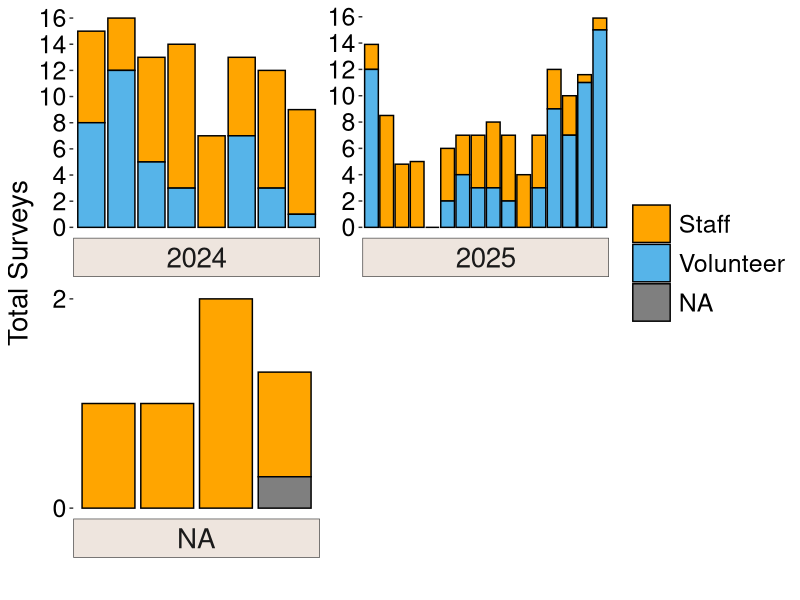
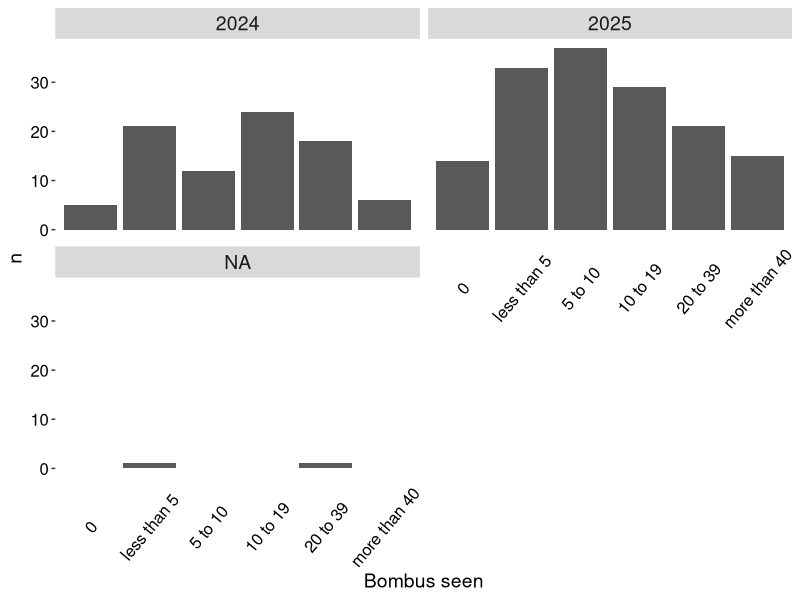

These charts were generated, in order, by the following R code:
# Nest Quest Survey123 Survey Data # SD start Oct 28 2025


#load packages
library(tidyverse) #dplyr package
library(lubridate)

#load data
surveys <- read.csv('quest_survey123_data.csv', header = T, na.strings = c("","NA"))
sites <- read.csv('nest_survey_site_data.csv')
all_nests <- read.csv('nest_discovery.csv')

# a little cleaning
surveys_no_flower <- surveys %>% # removing rows with flower data for now. Just to focus on bees mainly
  select(., -c(Currently.blooming.plant..incl..trees.and.shrubs..and...of.area.covered.:Currently.blooming.plant..incl..trees.and.shrubs..and...of.area.covered..9))


surveys_no_flower <- surveys_no_flower %>% # changing names of giant column names
  rename(bloom_area = How.much.of.the.area.is.covered.in.currently.blooming.flowers.,
         bombus_obs = How.many.times.did.you.see.bumble.bees.during.your.survey.,
         AQI = What.is.air.quality.index..Visit.https...www.airnow.gov.,
         volunteer_hours = How.many.hours.did.you.spend.volunteering..including.preparation.and.driving.time..Enter.as.a.decimal.number.to.the.closest.15.minutes..i.e..1.75.for.one.hour.and.45.minutes,
         observer1 = Primary.observer,
         observer2 = Secondary.observer)

table(surveys_no_flower$site) # check sites
surveys_no_flower <- surveys_no_flower %>% # removing invalid rows based on site
  filter(., site != c("Crow hassan", "Hyand queen search", "Queen searching Hyland")) # for some reason this needs to run twice to work?

surveys_no_flower$year <-as.character(surveys_no_flower$year)

# replacing site values so all match
surveys_no_flower$site[surveys_no_flower$site == "Hp1"] <- 'hp1' 
surveys_no_flower$site[surveys_no_flower$site == 'LH_eq2'] <- 'lh_eq2'
surveys_no_flower$site[surveys_no_flower$site == 'HP_sled'] <- 'hp_sled'
table(surveys_no_flower$site) #check

# cleaning  primary observer names. They are all over the place!
table(surveys_no_flower$observer1)
surveys_no_flower <- surveys_no_flower %>% 
  mutate(observer1 = case_when(startsWith(observer1, "Clara") ~ "Clara Costello",
                               startsWith(observer1, "Elaine") ~ "Elaine Evans",
                               startsWith(observer1, 'Fern') ~ "Fern LaBry",
                               startsWith(observer1, 'Alex') ~ "Alex Swartz",
                               startsWith(observer1, 'Dawn') ~ "Dawn Peterson",
                               startsWith(observer1, 'Hanych') ~ "Emily Hanych",
                               startsWith(observer1, 'Janet') ~ "Janet Orange",
                               startsWith(observer1, 'Paul') ~ "Paul Richtman", #two pauls, one without a last name. assuming it's the same person.
                               startsWith(observer1, 'Renee') ~ "Renee Rademacher",
                               grepl('Tam', observer1) ~ "Tamara Smith",
                               grepl('ayden', observer1) ~ 'Jayden Peterson',
                               startsWith(observer1, "Elise") ~ "Elise Bernstein",
                               startsWith(observer1, "Tom") ~ "Tom Patterson",
                               .default = as.character(observer1)))

table(surveys_no_flower$observer1) #check. looks good to me

# cleaning survey_count data. 
table(surveys_no_flower$survey_count) # there are inconsistent values for repeating 0.3.
surveys_no_flower <- surveys_no_flower %>% 
  mutate(survey_count = case_when(startsWith(as.character(survey_count), "0.3") ~ "0.3", 
                                  .default = as.character(survey_count)))
table(surveys_no_flower$survey_count)

# How many nests at each site/plot?
all_nests <- all_nests %>% 
  filter(., site != c("")) %>% 
  mutate( separate(., col = "date", into = c("month","day","year"),  sep = "/"))

nests <- all_nests %>% 
  group_by(site) %>% 
  count(., .drop = FALSE) %>% 
  rename(total_nests = n) 

sites <- right_join(nests, sites) 
sites <- sites %>%  mutate(total_nests = ifelse(is.na(total_nests), 0, total_nests))

#total_nests <- sum(nests$total_nests)


### How many surveys for each site/plot?

site_summary <- surveys_no_flower %>% 
  group_by(site, 
          Volunteer_or_staff, 
           year) %>% # organize surveys by site, year, and volunteer/staff
  summarize(total_survey_sum = format(round(sum(as.numeric(survey_count), na.rm = TRUE), digits = 4)), # survey totals
            total_unique_observers = n_distinct(observer1, na.rm = TRUE), .groups ="drop") # total unique surveyors for each plot. 
site_summary$total_survey_sum <- as.numeric(site_summary$total_survey_sum)

#site_summary <- site_summary %>% 
 # complete(., site, Volunteer_or_staff, year, fill = list(Volunteer_or_staff = 'volunteer')) %>% 
#  mutate(., total_survey_sum = ifelse(is.na(total_survey_sum), 0, total_survey_sum))
  #drop_na(total_unique_observers)

site_summary2 <- full_join(nests, site_summary) # note that total_nests column does not represent nests differentiated by surveyor type
site_summary2 <- site_summary2 %>% mutate(total_nests = ifelse(is.na(total_nests), 0, total_nests)) #NA's in nest column to 0
site_summary2 <- site_summary2 %>% filter(., site != "crow_gc")

## Code I was trying to do to get labels above bars. Did not work. 
#plot_labels <- site_summary2 %>% distinct(site) 

#plot_labels %>% mutate(nest = if_else(site_summary2$total_nests > 1, 'yes', 'no'))

#df <- data.frame(site = distinct(site_summary2, site),
            #     nest = c('yes', 'yes', 'yes','yes', ' yes','yes', 'yes', 'yes' ,'no', 'no', 'no', 'no', 'no', 'no', 'no', 'no', 'no'),
             #    x = c())

site_summary2

##### Plotting Survey amounts by year, and filled with volunteer or staff surveys.
#png("total_NQ_surveys_bar_no_hline.png", units="in", width=12, height=10, res=1200)
site_summary2 %>% 
  ggplot(aes(y = -desc(total_survey_sum), x = site, fill = Volunteer_or_staff, label = total_nests)) + # defining x and y values. 'fill' is how to get the groupings based on a column. 
  geom_bar(stat = "identity", colour = 'black') +
  theme(axis.text.x = element_blank(),
    #axis.text.x = element_text(angle = 50, vjust = 0.8, size = 16, color = 'black'),#rotate x-axis text
        axis.text.y = element_text(size = 18, color = 'black'),
        axis.title = element_text(size = 20),
        panel.grid.major = element_blank(),
        panel.grid.minor = element_blank(),
        panel.background = element_blank(),
        axis.ticks.x = element_blank(),
        strip.text = element_text(size = 20),
        strip.background = element_rect(fill = 'seashell2', color = '#4D4D4D'),
        legend.text = element_text(size = 18),
        legend.key.size = unit(1, 'cm')) + 
  facet_wrap(vars(year), ncol = 2, scale = "free",
             strip.position = 'bottom') +  # separate data by year
  scale_y_continuous(breaks = seq(0, 16, by = 2)) + # set scale manually
  labs(x = "", y = "Total Surveys") + #labels
  scale_fill_manual(values = c("#FFA500", "#56B4E9"), 
                    labels = c("Staff", "Volunteer"),
                    guide = guide_legend(title = NULL))  # changing color
  # geom_hline(yintercept = 5, linetype ="dashed", size = 1) 
  #annotate("text", x = 2, y = 17, label = "!!", size = unit(8, "pt")) +
  #geom_text(aes(label = ifelse(total_nests > 0, "!!", "" & Volunteer_or_staff == 'Staff'), group = site))
  #geom_text(aes(label = total_nests))
#dev.off()




### Bumble bee observations, categorical data 
table(surveys_no_flower$bombus_obs)# first look at bumble bee observation data



bombus_summary <- surveys_no_flower %>%
  select(.,c('site',
             'year',
             'bombus_obs')) %>%
  drop_na(bombus_obs)

#bombus_summary$nest <- ifelse(employees$Salary > 60000, "Yes", "No")



bombus_counts <- bombus_summary %>% 
  group_by(year, bombus_obs) %>% 
  tally()


#
ggplot(bombus_counts, aes(x = bombus_obs, y = n)) +
  geom_bar(stat = 'identity', position = 'dodge') +
  theme(axis.text.x = element_text(angle = 50, vjust = 0.5, size = 12, color = 'black'),#rotate x-axis text
        axis.text.y = element_text(size = 12, color = 'black'),
        axis.title = element_text(size = 14),
        panel.grid.major = element_blank(),
        panel.grid.minor = element_blank(),
        panel.background = element_blank(),
        axis.ticks.x = element_blank(),
        strip.text = element_text(size = 14)) +
  ylim(0,40)+
  labs(x = "Bombus seen",
       y = "n") +
  scale_x_discrete(limits = c('0',
                              'less than 5',
                              '5 to 10',
                              '10 to 19',
                              '20 to 39',
                              'more than 40')) +
  scale_y_continuous() +
  facet_wrap(vars(year), ncol = 2, strip.position = 'top') 



#### Looking at how various variables affect nest detection ####
# Mainly interested in how the categorical variable of bumble bee abundance affects nest detection
# Does the amount of bumble bees we saw on a survey affect our detection probability? Or occurrence probability? 

#each row in this data frame represents ONE survey
survey_nest <- surveys_no_flower %>% select(., "year", 
                                            'date', 
                                            'site', 
                                            'time_spent', 
                                            'Volunteer_or_staff', 
                                            'observer1',
                                            'bombus_obs') # picking variables of interest for analysis. 

all_nests <- all_nests %>% rename(observer1 = primary_observer) # changing 

# I want to create a binary column in survey_nest that signifies whether a nest was found during that survey or not.
# I think I can do this by taking shared columns in survey_nest and all_nests, and combining them to make a unique ID of sorts.
# date:site:observer1 SHOULD result in unique enough values to compare.
# when there is a match between the two columns, R will say TRUE. If TRUE, a nest was found. If FALSE, a nest was not found. 


survey_nest$date_site_observer1 <- as_factor(paste(survey_nest$date,":", survey_nest$site,":", survey_nest$observer1))
all_nests$date_site_observer1 <- as_factor(paste(all_nests$date,":", all_nests$site,":", all_nests$observer1))

match(all_nests$date_site_observer1, survey_nest$date_site_observer1)

                    
